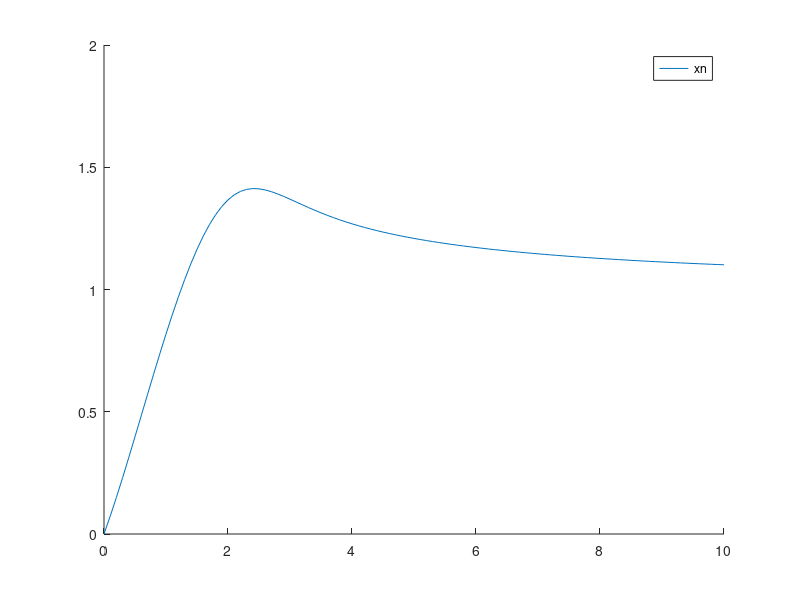

This figure's MATLAB source:
more off;
clc;
clear all;
disp("Ejercicio 6");
function y=f(t,x,x1)
  y=fsolve(@(u) u^2+t*x-e^(-u)-t, x1);
endfunction
mu=0; a=0; b=10; h=0.1;
x1=f(a,mu,0);
N=round((b-a)/h);
t=a*ones(1,N+1);
x=mu*ones(1,N+1);
%Trapecio
for n=1:N
  fn=f(t(n),x(n),x1);
  t(n+1)=t(n)+h;
  x(n+1)=fsolve(@(w) x(n)+h/2*(fn+f(t(n+1),w,x1))-w, x(n+1));
  x1=(x(n+1)-x(n))/h;
endfor
figure(1); clf; hold on;
plot(t,x,';xn;');